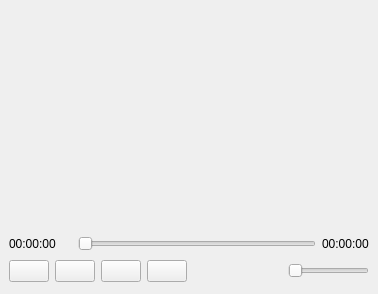
<?xml version="1.0" encoding="UTF-8"?>
<ui version="4.0">
 <class>Player</class>
 <widget class="QMainWindow" name="Player">
  <property name="geometry">
   <rect>
    <x>0</x>
    <y>0</y>
    <width>378</width>
    <height>294</height>
   </rect>
  </property>
  <property name="windowTitle">
   <string>MainWindow</string>
  </property>
  <widget class="QWidget" name="centralwidget">
   <layout class="QGridLayout" name="gridLayout">
    <item row="0" column="0" colspan="8">
     <widget class="Phonon::VideoPlayer" name="videoPlayer"/>
    </item>
    <item row="1" column="0" colspan="2">
     <widget class="QLabel" name="timeLabel">
      <property name="text">
       <string>00:00:00</string>
      </property>
     </widget>
    </item>
    <item row="1" column="2" colspan="5">
     <widget class="QSlider" name="timeSlider">
      <property name="orientation">
       <enum>Qt::Horizontal</enum>
      </property>
     </widget>
    </item>
    <item row="1" column="7">
     <widget class="QLabel" name="lengthLabel">
      <property name="text">
       <string>00:00:00</string>
      </property>
     </widget>
    </item>
    <item row="2" column="0">
     <widget class="QPushButton" name="prevButton">
      <property name="text">
       <string/>
      </property>
     </widget>
    </item>
    <item row="2" column="1" colspan="2">
     <widget class="QPushButton" name="playButton">
      <property name="text">
       <string/>
      </property>
     </widget>
    </item>
    <item row="2" column="3">
     <widget class="QPushButton" name="nextButton">
      <property name="text">
       <string/>
      </property>
     </widget>
    </item>
    <item row="2" column="4">
     <widget class="QPushButton" name="addButton">
      <property name="text">
       <string/>
      </property>
     </widget>
    </item>
    <item row="2" column="5">
     <spacer name="horizontalSpacer">
      <property name="orientation">
       <enum>Qt::Horizontal</enum>
      </property>
      <property name="sizeHint" stdset="0">
       <size>
        <width>93</width>
        <height>28</height>
       </size>
      </property>
     </spacer>
    </item>
    <item row="2" column="6" colspan="2">
     <widget class="QSlider" name="volumeSlider">
      <property name="orientation">
       <enum>Qt::Horizontal</enum>
      </property>
     </widget>
    </item>
   </layout>
  </widget>
  <widget class="QMenuBar" name="menubar">
   <property name="geometry">
    <rect>
     <x>0</x>
     <y>0</y>
     <width>378</width>
     <height>23</height>
    </rect>
   </property>
  </widget>
 </widget>
 <customwidgets>
  <customwidget>
   <class>Phonon::VideoPlayer</class>
   <extends>QWidget</extends>
   <header location="global">phonon/videoplayer.h</header>
  </customwidget>
 </customwidgets>
 <resources/>
 <connections/>
</ui>
